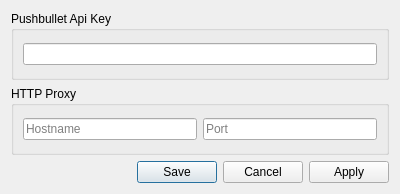
<?xml version="1.0" encoding="UTF-8"?>
<ui version="4.0">
 <class>Settings</class>
 <widget class="QDialog" name="Settings">
  <property name="geometry">
   <rect>
    <x>0</x>
    <y>0</y>
    <width>400</width>
    <height>194</height>
   </rect>
  </property>
  <property name="windowTitle">
   <string>Dialog</string>
  </property>
  <layout class="QGridLayout" name="gridLayout_3">
   <item row="0" column="0" colspan="2">
    <widget class="QGroupBox" name="groupBox">
     <property name="title">
      <string>Pushbullet Api Key</string>
     </property>
     <layout class="QGridLayout" name="gridLayout">
      <item row="0" column="0">
       <widget class="QLineEdit" name="api_edt"/>
      </item>
     </layout>
    </widget>
   </item>
   <item row="1" column="0" colspan="2">
    <widget class="QGroupBox" name="groupBox_2">
     <property name="title">
      <string>HTTP Proxy</string>
     </property>
     <layout class="QGridLayout" name="gridLayout_2">
      <item row="0" column="0">
       <widget class="QLineEdit" name="proxy_host_edt">
        <property name="placeholderText">
         <string>Hostname</string>
        </property>
       </widget>
      </item>
      <item row="0" column="1">
       <widget class="QLineEdit" name="proxy_port_edt">
        <property name="inputMask">
         <string>Dddd</string>
        </property>
        <property name="maxLength">
         <number>4</number>
        </property>
        <property name="placeholderText">
         <string>Port</string>
        </property>
       </widget>
      </item>
     </layout>
    </widget>
   </item>
   <item row="2" column="0">
    <spacer name="horizontalSpacer">
     <property name="orientation">
      <enum>Qt::Horizontal</enum>
     </property>
     <property name="sizeHint" stdset="0">
      <size>
       <width>121</width>
       <height>20</height>
      </size>
     </property>
    </spacer>
   </item>
   <item row="2" column="1">
    <widget class="QDialogButtonBox" name="buttonBox">
     <property name="standardButtons">
      <set>QDialogButtonBox::Apply|QDialogButtonBox::Cancel|QDialogButtonBox::Save</set>
     </property>
    </widget>
   </item>
  </layout>
 </widget>
 <resources/>
 <connections/>
</ui>
